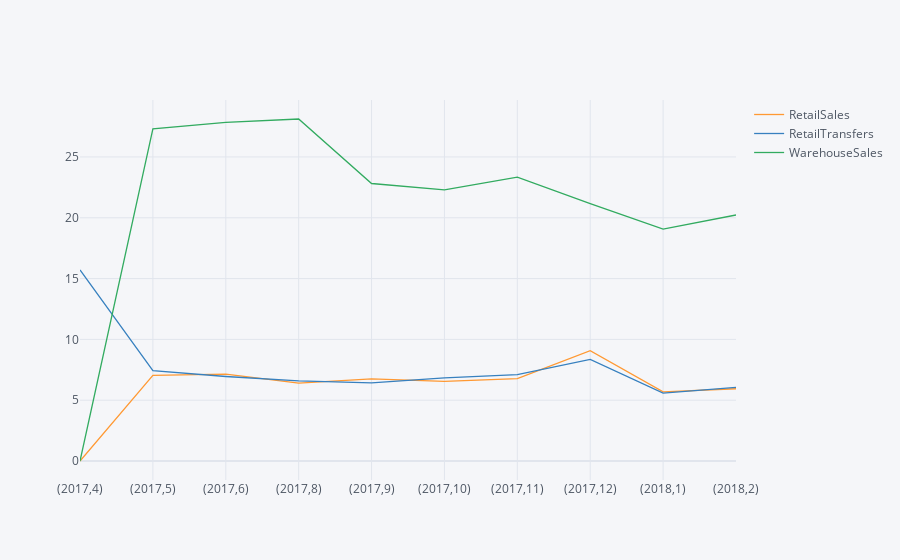

Notebook source saved alongside this figure:
### Markdown cell above
## 3. Create a multi-line chart that shows average Retail Sales, Retail Transfers, and Warehouse Sales per month over time.

### Code cell
monthly = data.groupby(['Year', 'Month'])['RetailSales', 'RetailTransfers', 'WarehouseSales'].mean()
monthly.iplot(kind = 'line')

### Figure 1 — Plotly figure (JSON) as saved in the notebook; plotly's stock layout.template omitted (floating-point values rounded to 4 significant figures)
{"data": [{"line": {"color": "rgba(255, 153, 51, 1.0)", "dash": "solid", "shape": "linear", "width": 1.3}, "mode": "lines", "name": "RetailSales", "text": "", "type": "scatter", "x": ["(2017,4)", "(2017,5)", "(2017,6)", "(2017,8)", "(2017,9)", "(2017,10)", "(2017,11)", "(2017,12)", "(2018,1)", "(2018,2)"], "y": [0, 7.039, 7.144, 6.41, 6.757, 6.549, 6.765, 9.078, 5.679, 5.939]}, {"line": {"color": "rgba(55, 128, 191, 1.0)", "dash": "solid", "shape": "linear", "width": 1.3}, "mode": "lines", "name": "RetailTransfers", "text": "", "type": "scatter", "x": ["(2017,4)", "(2017,5)", "(2017,6)", "(2017,8)", "(2017,9)", "(2017,10)", "(2017,11)", "(2017,12)", "(2018,1)", "(2018,2)"], "y": [15.71, 7.422, 6.95, 6.585, 6.42, 6.828, 7.104, 8.354, 5.575, 6.05]}, {"line": {"color": "rgba(50, 171, 96, 1.0)", "dash": "solid", "shape": "linear", "width": 1.3}, "mode": "lines", "name": "WarehouseSales", "text": "", "type": "scatter", "x": ["(2017,4)", "(2017,5)", "(2017,6)", "(2017,8)", "(2017,9)", "(2017,10)", "(2017,11)", "(2017,12)", "(2018,1)", "(2018,2)"], "y": [0, 27.31, 27.84, 28.12, 22.82, 22.29, 23.35, 21.17, 19.07, 20.23]}], "layout": {"legend": {"bgcolor": "#F5F6F9", "font": {"color": "#4D5663"}}, "paper_bgcolor": "#F5F6F9", "plot_bgcolor": "#F5F6F9", "title": {"font": {"color": "#4D5663"}}, "xaxis": {"gridcolor": "#E1E5ED", "showgrid": true, "tickfont": {"color": "#4D5663"}, "title": {"font": {"color": "#4D5663"}, "text": ""}, "zerolinecolor": "#E1E5ED"}, "yaxis": {"gridcolor": "#E1E5ED", "showgrid": true, "tickfont": {"color": "#4D5663"}, "title": {"font": {"color": "#4D5663"}, "text": ""}, "zerolinecolor": "#E1E5ED"}}}
